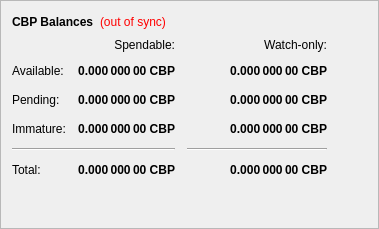
        <widget class="QFrame" name="frame">
         <property name="frameShape">
          <enum>QFrame::StyledPanel</enum>
         </property>
         <property name="frameShadow">
          <enum>QFrame::Raised</enum>
         </property>
         <layout class="QVBoxLayout" name="verticalLayout_4">
          <item>
           <layout class="QHBoxLayout" name="horizontalLayout_4">
            <item>
             <widget class="QLabel" name="label_5">
              <property name="font">
               <font>
                <weight>75</weight>
                <bold>true</bold>
               </font>
              </property>
              <property name="text">
               <string>CBP Balances</string>
              </property>
             </widget>
            </item>
            <item>
             <widget class="QLabel" name="labelWalletStatus">
              <property name="cursor">
               <cursorShape>WhatsThisCursor</cursorShape>
              </property>
              <property name="toolTip">
               <string>The displayed information may be out of date. Your wallet automatically synchronizes with the Cbp network after a connection is established, but this process has not completed yet.</string>
              </property>
              <property name="styleSheet">
               <string notr="true">QLabel { color: red; }</string>
              </property>
              <property name="text">
               <string notr="true">(out of sync)</string>
              </property>
              <property name="alignment">
               <set>Qt::AlignLeading|Qt::AlignLeft|Qt::AlignVCenter</set>
              </property>
             </widget>
            </item>
            <item>
             <spacer name="horizontalSpacer_3">
              <property name="orientation">
               <enum>Qt::Horizontal</enum>
              </property>
              <property name="sizeHint" stdset="0">
               <size>
                <width>40</width>
                <height>20</height>
               </size>
              </property>
             </spacer>
            </item>
           </layout>
          </item>
          <item>
           <layout class="QGridLayout" name="gridLayout">
            <property name="spacing">
             <number>12</number>
            </property>
            <item row="2" column="2">
             <widget class="QLabel" name="labelWatchPending">
              <property name="font">
               <font>
                <weight>75</weight>
                <bold>true</bold>
               </font>
              </property>
              <property name="cursor">
               <cursorShape>IBeamCursor</cursorShape>
              </property>
              <property name="toolTip">
               <string>Unconfirmed transactions to watch-only addresses</string>
              </property>
              <property name="text">
               <string notr="true">0.000 000 00 CBP</string>
              </property>
              <property name="alignment">
               <set>Qt::AlignRight|Qt::AlignTrailing|Qt::AlignVCenter</set>
              </property>
              <property name="textInteractionFlags">
               <set>Qt::LinksAccessibleByMouse|Qt::TextSelectableByKeyboard|Qt::TextSelectableByMouse</set>
              </property>
             </widget>
            </item>
            <item row="2" column="1">
             <widget class="QLabel" name="labelUnconfirmed">
              <property name="font">
               <font>
                <weight>75</weight>
                <bold>true</bold>
               </font>
              </property>
              <property name="cursor">
               <cursorShape>IBeamCursor</cursorShape>
              </property>
              <property name="toolTip">
               <string>Total of transactions that have yet to be confirmed, and do not yet count toward the spendable balance</string>
              </property>
              <property name="text">
               <string notr="true">0.000 000 00 CBP</string>
              </property>
              <property name="alignment">
               <set>Qt::AlignRight|Qt::AlignTrailing|Qt::AlignVCenter</set>
              </property>
              <property name="textInteractionFlags">
               <set>Qt::LinksAccessibleByMouse|Qt::TextSelectableByKeyboard|Qt::TextSelectableByMouse</set>
              </property>
             </widget>
            </item>
            <item row="3" column="2">
             <widget class="QLabel" name="labelWatchImmature">
              <property name="font">
               <font>
                <weight>75</weight>
                <bold>true</bold>
               </font>
              </property>
              <property name="cursor">
               <cursorShape>IBeamCursor</cursorShape>
              </property>
              <property name="toolTip">
               <string>Staked or masternode rewards in watch-only addresses that has not yet matured</string>
              </property>
              <property name="text">
               <string notr="true">0.000 000 00 CBP</string>
              </property>
              <property name="alignment">
               <set>Qt::AlignRight|Qt::AlignTrailing|Qt::AlignVCenter</set>
              </property>
              <property name="textInteractionFlags">
               <set>Qt::LinksAccessibleByMouse|Qt::TextSelectableByKeyboard|Qt::TextSelectableByMouse</set>
              </property>
             </widget>
            </item>
            <item row="4" column="0" colspan="2">
             <widget class="Line" name="lineSpendableBalance">
              <property name="orientation">
               <enum>Qt::Horizontal</enum>
              </property>
             </widget>
            </item>
            <item row="4" column="2">
             <widget class="Line" name="lineWatchBalance">
              <property name="sizePolicy">
               <sizepolicy hsizetype="Preferred" vsizetype="Fixed">
                <horstretch>0</horstretch>
                <verstretch>0</verstretch>
               </sizepolicy>
              </property>
              <property name="minimumSize">
               <size>
                <width>140</width>
                <height>0</height>
               </size>
              </property>
              <property name="orientation">
               <enum>Qt::Horizontal</enum>
              </property>
             </widget>
            </item>
            <item row="5" column="0">
             <widget class="QLabel" name="labelTotalText">
              <property name="text">
               <string>Total:</string>
              </property>
             </widget>
            </item>
            <item row="3" column="1">
             <widget class="QLabel" name="labelImmature">
              <property name="font">
               <font>
                <weight>75</weight>
                <bold>true</bold>
               </font>
              </property>
              <property name="cursor">
               <cursorShape>IBeamCursor</cursorShape>
              </property>
              <property name="toolTip">
               <string>Staked or masternode rewards that has not yet matured</string>
              </property>
              <property name="text">
               <string notr="true">0.000 000 00 CBP</string>
              </property>
              <property name="alignment">
               <set>Qt::AlignRight|Qt::AlignTrailing|Qt::AlignVCenter</set>
              </property>
              <property name="textInteractionFlags">
               <set>Qt::LinksAccessibleByMouse|Qt::TextSelectableByKeyboard|Qt::TextSelectableByMouse</set>
              </property>
             </widget>
            </item>
            <item row="2" column="3">
             <spacer name="horizontalSpacer_2">
              <property name="orientation">
               <enum>Qt::Horizontal</enum>
              </property>
              <property name="sizeHint" stdset="0">
               <size>
                <width>40</width>
                <height>20</height>
               </size>
              </property>
             </spacer>
            </item>
            <item row="3" column="0">
             <widget class="QLabel" name="labelImmatureText">
              <property name="text">
               <string>Immature:</string>
              </property>
             </widget>
            </item>
            <item row="5" column="1">
             <widget class="QLabel" name="labelTotal">
              <property name="font">
               <font>
                <weight>75</weight>
                <bold>true</bold>
               </font>
              </property>
              <property name="cursor">
               <cursorShape>IBeamCursor</cursorShape>
              </property>
              <property name="toolTip">
               <string>Your current total balance</string>
              </property>
              <property name="text">
               <string notr="true">0.000 000 00 CBP</string>
              </property>
              <property name="alignment">
               <set>Qt::AlignRight|Qt::AlignTrailing|Qt::AlignVCenter</set>
              </property>
              <property name="textInteractionFlags">
               <set>Qt::LinksAccessibleByMouse|Qt::TextSelectableByKeyboard|Qt::TextSelectableByMouse</set>
              </property>
             </widget>
            </item>
            <item row="5" column="2">
             <widget class="QLabel" name="labelWatchTotal">
              <property name="font">
               <font>
                <weight>75</weight>
                <bold>true</bold>
               </font>
              </property>
              <property name="cursor">
               <cursorShape>IBeamCursor</cursorShape>
              </property>
              <property name="toolTip">
               <string>Current total balance in watch-only addresses</string>
              </property>
              <property name="text">
               <string notr="true">0.000 000 00 CBP</string>
              </property>
              <property name="alignment">
               <set>Qt::AlignRight|Qt::AlignTrailing|Qt::AlignVCenter</set>
              </property>
              <property name="textInteractionFlags">
               <set>Qt::LinksAccessibleByMouse|Qt::TextSelectableByKeyboard|Qt::TextSelectableByMouse</set>
              </property>
             </widget>
            </item>
            <item row="0" column="2">
             <widget class="QLabel" name="labelWatchonly">
              <property name="text">
               <string>Watch-only:</string>
              </property>
              <property name="alignment">
               <set>Qt::AlignRight|Qt::AlignTrailing|Qt::AlignVCenter</set>
              </property>
             </widget>
            </item>
            <item row="1" column="0">
             <widget class="QLabel" name="labelBalanceText">
              <property name="text">
               <string>Available:</string>
              </property>
             </widget>
            </item>
            <item row="1" column="1">
             <widget class="QLabel" name="labelBalance">
              <property name="font">
               <font>
                <weight>75</weight>
                <bold>true</bold>
               </font>
              </property>
              <property name="cursor">
               <cursorShape>IBeamCursor</cursorShape>
              </property>
              <property name="toolTip">
               <string>Your current spendable balance</string>
              </property>
              <property name="text">
               <string notr="true">0.000 000 00 CBP</string>
              </property>
              <property name="alignment">
               <set>Qt::AlignRight|Qt::AlignTrailing|Qt::AlignVCenter</set>
              </property>
              <property name="textInteractionFlags">
               <set>Qt::LinksAccessibleByMouse|Qt::TextSelectableByKeyboard|Qt::TextSelectableByMouse</set>
              </property>
             </widget>
            </item>
            <item row="1" column="2">
             <widget class="QLabel" name="labelWatchAvailable">
              <property name="font">
               <font>
                <weight>75</weight>
                <bold>true</bold>
               </font>
              </property>
              <property name="cursor">
               <cursorShape>IBeamCursor</cursorShape>
              </property>
              <property name="toolTip">
               <string>Your current balance in watch-only addresses</string>
              </property>
              <property name="text">
               <string notr="true">0.000 000 00 CBP</string>
              </property>
              <property name="alignment">
               <set>Qt::AlignRight|Qt::AlignTrailing|Qt::AlignVCenter</set>
              </property>
              <property name="textInteractionFlags">
               <set>Qt::LinksAccessibleByMouse|Qt::TextSelectableByKeyboard|Qt::TextSelectableByMouse</set>
              </property>
             </widget>
            </item>
            <item row="2" column="0">
             <widget class="QLabel" name="labelPendingText">
              <property name="text">
               <string>Pending:</string>
              </property>
             </widget>
            </item>
            <item row="0" column="1">
             <widget class="QLabel" name="labelSpendable">
              <property name="text">
               <string>Spendable:</string>
              </property>
              <property name="alignment">
               <set>Qt::AlignRight|Qt::AlignTrailing|Qt::AlignVCenter</set>
              </property>
             </widget>
            </item>
           </layout>
          </item>
          <item>
           <spacer name="verticalSpacer_4">
            <property name="orientation">
             <enum>Qt::Vertical</enum>
            </property>
            <property name="sizeHint" stdset="0">
             <size>
              <width>20</width>
              <height>40</height>
             </size>
            </property>
           </spacer>
          </item>
         </layout>
        </widget>
